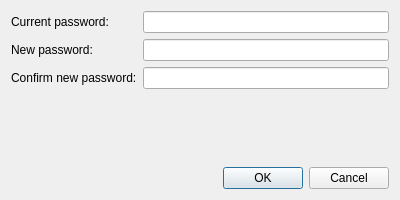
<?xml version="1.0" encoding="UTF-8"?>
<ui version="4.0">
 <class>Otter::MasterPasswordDialog</class>
 <widget class="QDialog" name="Otter::MasterPasswordDialog">
  <property name="geometry">
   <rect>
    <x>0</x>
    <y>0</y>
    <width>400</width>
    <height>200</height>
   </rect>
  </property>
  <property name="windowTitle">
   <string>Set Master Password</string>
  </property>
  <layout class="QVBoxLayout" name="verticalLayout">
   <item>
    <layout class="QFormLayout" name="formLayout">
     <item row="0" column="0">
      <widget class="QLabel" name="currentPasswordLabel">
       <property name="text">
        <string>Current password:</string>
       </property>
       <property name="buddy">
        <cstring>currentPasswordLineEdit</cstring>
       </property>
      </widget>
     </item>
     <item row="1" column="0">
      <widget class="QLabel" name="newPasswordLabel">
       <property name="text">
        <string>New password:</string>
       </property>
       <property name="buddy">
        <cstring>newPasswordLineEdit</cstring>
       </property>
      </widget>
     </item>
     <item row="2" column="0">
      <widget class="QLabel" name="confirmNewPasswordLabel">
       <property name="text">
        <string>Confirm new password:</string>
       </property>
       <property name="buddy">
        <cstring>confirmNewPasswordLineEdit</cstring>
       </property>
      </widget>
     </item>
     <item row="0" column="1">
      <widget class="QLineEdit" name="currentPasswordLineEdit"/>
     </item>
     <item row="1" column="1">
      <widget class="QLineEdit" name="newPasswordLineEdit"/>
     </item>
     <item row="2" column="1">
      <widget class="QLineEdit" name="confirmNewPasswordLineEdit"/>
     </item>
    </layout>
   </item>
   <item>
    <widget class="QDialogButtonBox" name="buttonBox">
     <property name="orientation">
      <enum>Qt::Horizontal</enum>
     </property>
     <property name="standardButtons">
      <set>QDialogButtonBox::Cancel|QDialogButtonBox::Ok</set>
     </property>
    </widget>
   </item>
  </layout>
 </widget>
 <resources/>
 <connections>
  <connection>
   <sender>buttonBox</sender>
   <signal>accepted()</signal>
   <receiver>Otter::MasterPasswordDialog</receiver>
   <slot>accept()</slot>
   <hints>
    <hint type="sourcelabel">
     <x>248</x>
     <y>254</y>
    </hint>
    <hint type="destinationlabel">
     <x>157</x>
     <y>274</y>
    </hint>
   </hints>
  </connection>
  <connection>
   <sender>buttonBox</sender>
   <signal>rejected()</signal>
   <receiver>Otter::MasterPasswordDialog</receiver>
   <slot>reject()</slot>
   <hints>
    <hint type="sourcelabel">
     <x>316</x>
     <y>260</y>
    </hint>
    <hint type="destinationlabel">
     <x>286</x>
     <y>274</y>
    </hint>
   </hints>
  </connection>
 </connections>
</ui>
